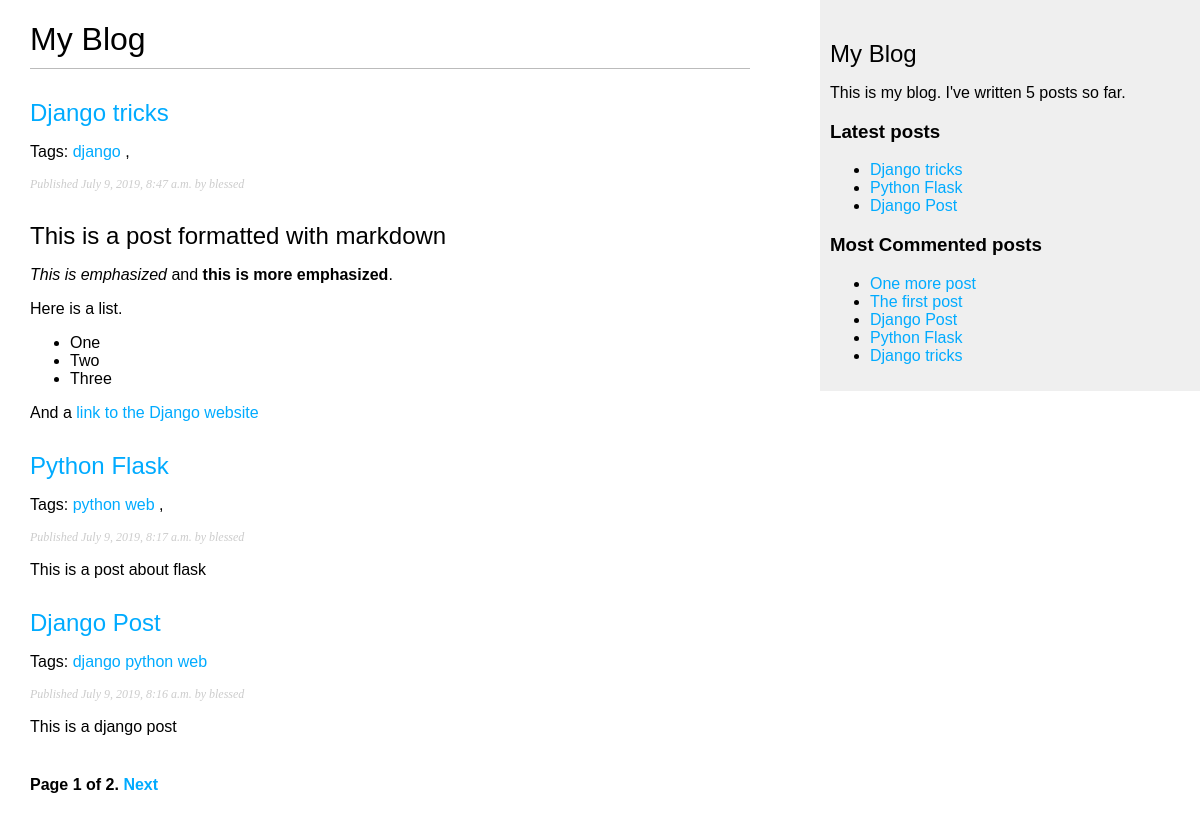
Screenshot of /blog/ with the database file from the repository.
### blog/models.py (models this page shows, shortened)
class Post(models.Model):
    STATUS_CHOICES = (
        ('draft', 'Draft'),
        ('published', 'Published'),
    )
    title = models.CharField(max_length=250)
    slug = models.SlugField(max_length=250, unique_for_date='publish')
    author = models.ForeignKey(User,
                              on_delete=models.CASCADE,
                              related_name='blog_posts')
    body = models.TextField()
    publish = models.DateTimeField(default=timezone.now)
    created = models.DateTimeField(auto_now_add=True)
    updated = models.DateTimeField(auto_now=True)
    status = models.CharField(max_length=10,
                              choices=STATUS_CHOICES,
                              default='draft')
    tags = TaggableManager()
    objects = models.Manager()  # the default manager
    published = PublishedManager() # our custom manager
    class Meta:
        ordering = ('-publish',)
    def get_absolute_url(self):
        return reverse('blog:post_detail',
                        args=[self.publish.year,
                                self.publish.month,
                                self.publish.day,
                                self.slug])

### blog/views.py (the view)
# urls.py: path('', views.post_list, name='post_list'),
def post_list(request, tag_slug=None):
    object_list = Post.published.all()
    tag = None
    if tag_slug:
        tag = get_object_or_404(Tag, slug=tag_slug)
        object_list = object_list.filter(tags__in=[tag])
    paginator = Paginator(object_list, 3)  # 3 posts per page
    page = request.GET.get('page')
    try:
        posts = paginator.page(page)
    except PageNotAnInteger:
        posts = paginator.page(1)
    except EmptyPage:
        posts = paginator.page(paginator.num_pages)
    return render(request,
                'blog/post/list.html',
                {'posts':posts,
                 'page': page,
                 'tag': tag})

### blog/models.py (called while the page is built)
    def get_queryset(self):
        return super(PublishedManager,
            self).get_queryset().filter(status='published')

### blog/templatetags/blog_tags.py (called while the page is built)
@register.simple_tag
def total_posts():
    return Post.published.count()

@register.inclusion_tag('blog/post/latest_posts.html')
def show_latest_posts(count=5):
    latest_posts = Post.published.order_by('-publish')[:count]
    return {'latest_posts': latest_posts}

@register.simple_tag
def get_most_commented_posts(count=5):
    return Post.published.annotate(
                total_comments=Count('comments')
            ).order_by('-total_comments')[:count]

@register.filter(name='markdown')
def markdown_format(text):
    return mark_safe(markdown.markdown(text))

### blog/templates/blog/post/list.html (shortened to what this page needs)
{% extends 'blog/base.html' %}
{% load blog_tags %}
{% block content %}
    <h1>My Blog</h1>
    {% for post in posts %}
        <h2>
            <a href="{{ post.get_absolute_url }}">
                {{post.title}}
            </a>
        </h2>
        <p class="tags">
            Tags:
            {% for tag in post.tags.all %}
                <a href="{% url 'blog:post_list_by_tag' tag.slug %}">
                    {{ tag.name }}
                </a>
            {% endfor %}
            {% if not forloop.last %}, {% endif %}
        </p>
        <p class="date">
            Published {{ post.publish }} by {{ post.author }}
        </p>
        {{ post.body|markdown|truncatewords_html:30 }}
    {% endfor %}
    {% include 'pagination.html' with page=posts %}
{% endblock %}

### blog/templates/blog/base.html (shortened to what this page needs)
{% load blog_tags %}
{% load static %}
<!DOCTYPE html>
<html lang="en">
<head>
    <link rel="stylesheet" href="{% static 'css/blog.css' %}">
</head>
<body>
    <div id="content">
        {% block content %}{% endblock %}
    </div>
    <div id="sidebar">
        <h2>My Blog</h2>
        <p>This is my blog. I've written {% total_posts %}
             posts so far.</p>
        <h3>Latest posts</h3>
        {% show_latest_posts 3 %}
        <h3>Most Commented posts</h3>
        {% get_most_commented_posts as most_commented_posts %}
        <ul>
            {% for post in most_commented_posts %}
                <li>
                    <a href="{{ post.get_absolute_url }}">{{ post.title }}</a>
                </li>
            {% endfor %}
        </ul>
    </div>
</body>
</html>

### blog/templates/blog/post/latest_posts.html
<ul>
    {% for post in latest_posts %}
        <li>
            <a href="{{ post.get_absolute_url }}">{{ post.title }}</a>
        </li>
    {% endfor %}
</ul>

### blog/static/css/blog.css (style rules this page uses)
body { margin:0; padding:0; font-family:helvetica, sans-serif; }
a { color:#00abff; text-decoration:none; }
h1 { font-weight:normal; border-bottom:1px solid #bbb; padding:0 0 10px 0; }
h2 { font-weight:normal; margin:30px 0 0; }
#content { float:left; width:60%; padding:0 0 0 30px; }
#sidebar { float:right; width:30%; padding:10px; background:#efefef; height:100%; }
p.date { color:#ccc; font-family: georgia, serif; font-size: 12px; font-style: italic; }

### rows the page displays
Post: title "Django tricks", publish "July 9, 2019, 8:47 a.m.", author "blessed", body "This is a post formatted with markdown This is emphasized and this is more emphasized . Here is a list. One Two Three And a link to the Django website"
Tag: name "django"
Post: title "Python Flask", publish "July 9, 2019, 8:17 a.m.", author "blessed", body "This is a post about flask"
Tag: name "python"
Tag: name "web"
Post: title "Django Post", publish "July 9, 2019, 8:16 a.m.", author "blessed", body "This is a django post"
Post: title "One more post"
Post: title "The first post"

### other values shown
{{ page.number }} "1"
{{ page.paginator.num_pages }} "2"
